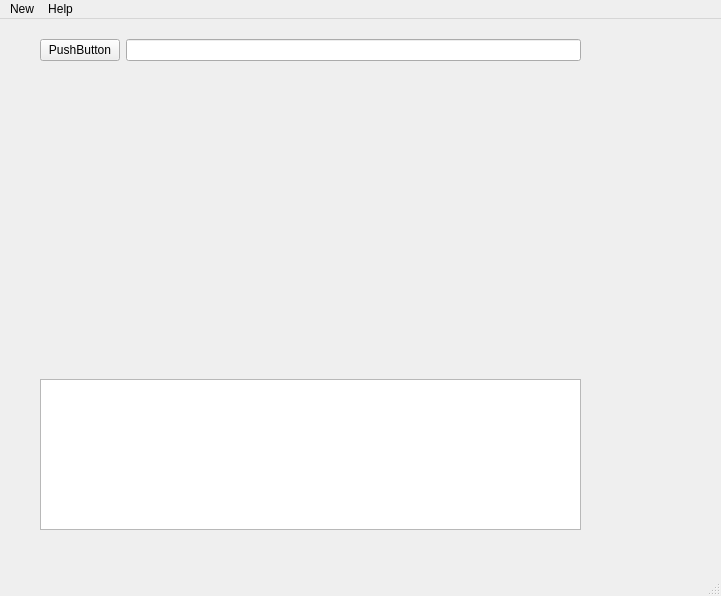
<?xml version="1.0" encoding="UTF-8"?>
<ui version="4.0">
 <class>MainWindow</class>
 <widget class="QMainWindow" name="MainWindow">
  <property name="geometry">
   <rect>
    <x>0</x>
    <y>0</y>
    <width>721</width>
    <height>596</height>
   </rect>
  </property>
  <property name="windowTitle">
   <string>NexGenParser</string>
  </property>
  <property name="tabShape">
   <enum>QTabWidget::Rounded</enum>
  </property>
  <widget class="QWidget" name="centralwidget">
   <widget class="QWidget" name="verticalLayoutWidget">
    <property name="geometry">
     <rect>
      <x>40</x>
      <y>20</y>
      <width>541</width>
      <height>341</height>
     </rect>
    </property>
    <layout class="QVBoxLayout" name="verticalLayout_4">
     <item>
      <layout class="QFormLayout" name="formLayout_2">
       <item row="0" column="0">
        <widget class="QPushButton" name="pushButton">
         <property name="text">
          <string>PushButton</string>
         </property>
        </widget>
       </item>
       <item row="0" column="1">
        <widget class="QLineEdit" name="lineEdit"/>
       </item>
      </layout>
     </item>
    </layout>
   </widget>
   <widget class="QListView" name="listView">
    <property name="geometry">
     <rect>
      <x>40</x>
      <y>360</y>
      <width>541</width>
      <height>151</height>
     </rect>
    </property>
   </widget>
  </widget>
  <widget class="QMenuBar" name="menubar">
   <property name="geometry">
    <rect>
     <x>0</x>
     <y>0</y>
     <width>721</width>
     <height>21</height>
    </rect>
   </property>
   <widget class="QMenu" name="menuNew">
    <property name="title">
     <string>New</string>
    </property>
    <addaction name="actionOpen"/>
    <addaction name="actionClose"/>
   </widget>
   <widget class="QMenu" name="menuHelp">
    <property name="title">
     <string>Help</string>
    </property>
    <addaction name="actionAbout"/>
   </widget>
   <addaction name="menuNew"/>
   <addaction name="menuHelp"/>
  </widget>
  <widget class="QStatusBar" name="statusbar"/>
  <action name="actionOpen">
   <property name="text">
    <string>Open</string>
   </property>
  </action>
  <action name="actionClose">
   <property name="text">
    <string>Close</string>
   </property>
  </action>
  <action name="actionAbout">
   <property name="text">
    <string>About</string>
   </property>
  </action>
 </widget>
 <resources/>
 <connections/>
</ui>
